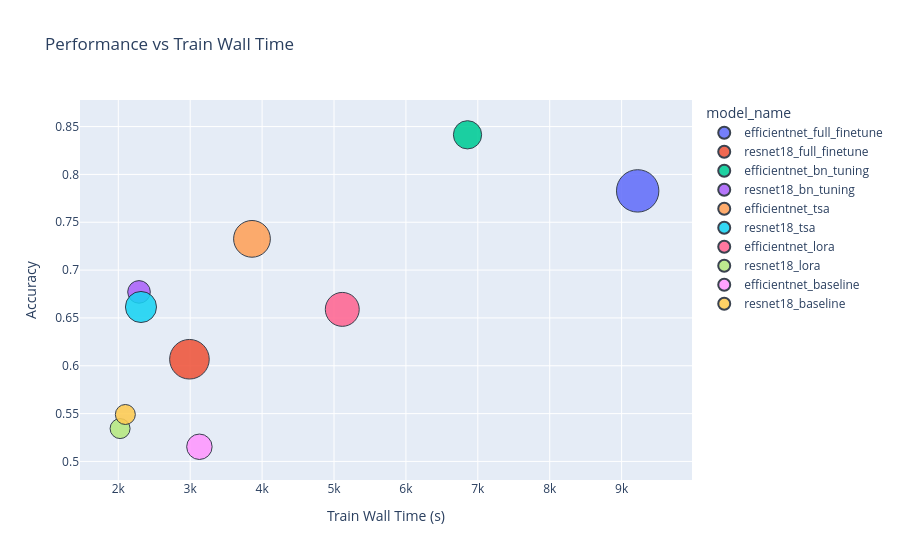
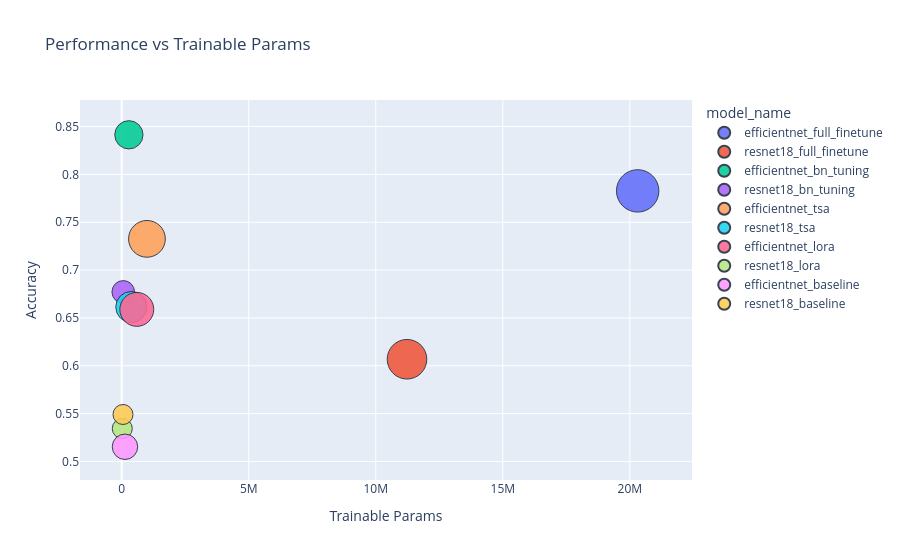
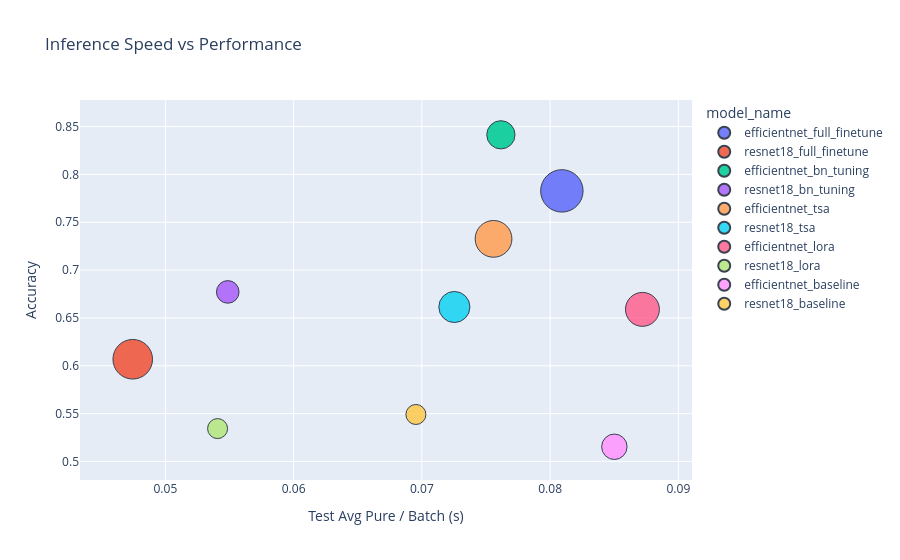

Write notebook code for charts like these, in order.
### Markdown cell above
## Step 5) Visualization: performance-efficiency trade-offs (workflow)

### Code cell
training_log_paths = [p for p in latest_df["training_run_log"].dropna().tolist() if Path(str(p)).exists()]
_ = plot_efficiency_compare_interactive(training_log_paths)

### Figure 1 — Plotly figure (JSON) as saved in the notebook; plotly's stock layout.template omitted (floating-point values rounded to 4 significant figures)
{"data": [{"customdata": [[20306869, "C:\\Users\\18447\\DATA586Project\\checkpoints\\efficientnet_full_finetune\\_run_logs\\20260407T135304Z_9eb42e86.json"]], "hovertemplate": "model_name=efficientnet_full_finetune<br>train_wall_time=%{x}<br>final_test_acc=%{y}<br>size_metric=%{marker.size}<br>trainable_params=%{customdata[0]}<br>log_path=%{customdata[1]}<extra></extra>", "legendgroup": "efficientnet_full_finetune", "marker": {"color": "#636efa", "line": {"color": "#1f2937", "width": 1}, "opacity": 0.88, "size": [900.0], "sizemin": 10, "sizemode": "area", "sizeref": 1, "symbol": "circle"}, "mode": "markers", "name": "efficientnet_full_finetune", "orientation": "v", "showlegend": true, "type": "scatter", "x": [9223.0], "xaxis": "x", "y": [0.7828], "yaxis": "y"}, {"customdata": [[11228325, "C:\\Users\\18447\\DATA586Project\\checkpoints\\resnet18_full_finetune\\_run_logs\\20260407T124159Z_6e49d5f1.json"]], "hovertemplate": "model_name=resnet18_full_finetune<br>train_wall_time=%{x}<br>final_test_acc=%{y}<br>size_metric=%{marker.size}<br>trainable_params=%{customdata[0]}<br>log_path=%{customdata[1]}<extra></extra>", "legendgroup": "resnet18_full_finetune", "marker": {"color": "#EF553B", "line": {"color": "#1f2937", "width": 1}, "opacity": 0.88, "size": [784.0], "sizemin": 10, "sizemode": "area", "sizeref": 1, "symbol": "circle"}, "mode": "markers", "name": "resnet18_full_finetune", "orientation": "v", "showlegend": true, "type": "scatter", "x": [2989.0], "xaxis": "x", "y": [0.6068], "yaxis": "y"}, {"customdata": [[283253, "C:\\Users\\18447\\DATA586Project\\checkpoints\\efficientnet_bn_tuning\\_run_logs\\20260407T102213Z_17b5cd93.json"]], "hovertemplate": "model_name=efficientnet_bn_tuning<br>train_wall_time=%{x}<br>final_test_acc=%{y}<br>size_metric=%{marker.size}<br>trainable_params=%{customdata[0]}<br>log_path=%{customdata[1]}<extra></extra>", "legendgroup": "efficientnet_bn_tuning", "marker": {"color": "#00cc96", "line": {"color": "#1f2937", "width": 1}, "opacity": 0.88, "size": [400.0], "sizemin": 10, "sizemode": "area", "sizeref": 1, "symbol": "circle"}, "mode": "markers", "name": "efficientnet_bn_tuning", "orientation": "v", "showlegend": true, "type": "scatter", "x": [6857.0], "xaxis": "x", "y": [0.8414], "yaxis": "y"}, {"customdata": [[61413, "C:\\Users\\18447\\DATA586Project\\checkpoints\\resnet18_bn_tuning\\_run_logs\\20260407T092120Z_3dd7bb99.json"]], "hovertemplate": "model_name=resnet18_bn_tuning<br>train_wall_time=%{x}<br>final_test_acc=%{y}<br>size_metric=%{marker.size}<br>trainable_params=%{customdata[0]}<br>log_path=%{customdata[1]}<extra></extra>", "legendgroup": "resnet18_bn_tuning", "marker": {"color": "#ab63fa", "line": {"color": "#1f2937", "width": 1}, "opacity": 0.88, "size": [256.0], "sizemin": 10, "sizemode": "area", "sizeref": 1, "symbol": "circle"}, "mode": "markers", "name": "resnet18_bn_tuning", "orientation": "v", "showlegend": true, "type": "scatter", "x": [2288.0], "xaxis": "x", "y": [0.6772], "yaxis": "y"}, {"customdata": [[994149, "C:\\Users\\18447\\DATA586Project\\checkpoints\\efficientnet_tsa\\_run_logs\\20260407T074954Z_4fabcaca.json"]], "hovertemplate": "model_name=efficientnet_tsa<br>train_wall_time=%{x}<br>final_test_acc=%{y}<br>size_metric=%{marker.size}<br>trainable_params=%{customdata[0]}<br>log_path=%{customdata[1]}<extra></extra>", "legendgroup": "efficientnet_tsa", "marker": {"color": "#FFA15A", "line": {"color": "#1f2937", "width": 1}, "opacity": 0.88, "size": [676.0], "sizemin": 10, "sizemode": "area", "sizeref": 1, "symbol": "circle"}, "mode": "markers", "name": "efficientnet_tsa", "orientation": "v", "showlegend": true, "type": "scatter", "x": [3859.0], "xaxis": "x", "y": [0.7326], "yaxis": "y"}, {"customdata": [[379493, "C:\\Users\\18447\\DATA586Project\\checkpoints\\resnet18_tsa\\_run_logs\\20260407T041207Z_0747f9ce.json"]], "hovertemplate": "model_name=resnet18_tsa<br>train_wall_time=%{x}<br>final_test_acc=%{y}<br>size_metric=%{marker.size}<br>trainable_params=%{customdata[0]}<br>log_path=%{customdata[1]}<extra></extra>", "legendgroup": "resnet18_tsa", "marker": {"color": "#19d3f3", "line": {"color": "#1f2937", "width": 1}, "opacity": 0.88, "size": [484.0], "sizemin": 10, "sizemode": "area", "sizeref": 1, "symbol": "circle"}, "mode": "markers", "name": "resnet18_tsa", "orientation": "v", "showlegend": true, "type": "scatter", "x": [2315.0], "xaxis": "x", "y": [0.6614], "yaxis": "y"}, {"customdata": [[594152, "C:\\Users\\18447\\DATA586Project\\checkpoints\\efficientnet_lora\\_run_logs\\20260407T021634Z_a7b83872.json"]], "hovertemplate": "model_name=efficientnet_lora<br>train_wall_time=%{x}<br>final_test_acc=%{y}<br>size_metric=%{marker.size}<br>trainable_params=%{customdata[0]}<br>log_path=%{customdata[1]}<extra></extra>", "legendgroup": "efficientnet_lora", "marker": {"color": "#FF6692", "line": {"color": "#1f2937", "width": 1}, "opacity": 0.88, "size": [576.0], "sizemin": 10, "sizemode": "area", "sizeref": 1, "symbol": "circle"}, "mode": "markers", "name": "efficientnet_lora", "orientation": "v", "showlegend": true, "type": "scatter", "x": [5115.0], "xaxis": "x", "y": [0.6589], "yaxis": "y"}, {"customdata": [[23336, "C:\\Users\\18447\\DATA586Project\\checkpoints\\resnet18_lora\\_run_logs\\20260407T011707Z_58828ac5.json"]], "hovertemplate": "model_name=resnet18_lora<br>train_wall_time=%{x}<br>final_test_acc=%{y}<br>size_metric=%{marker.size}<br>trainable_params=%{customdata[0]}<br>log_path=%{customdata[1]}<extra></extra>", "legendgroup": "resnet18_lora", "marker": {"color": "#B6E880", "line": {"color": "#1f2937", "width": 1}, "opacity": 0.88, "size": [144.0], "sizemin": 10, "sizemode": "area", "sizeref": 1, "symbol": "circle"}, "mode": "markers", "name": "resnet18_lora", "orientation": "v", "showlegend": true, "type": "scatter", "x": [2025.0], "xaxis": "x", "y": [0.5343], "yaxis": "y"}, {"customdata": [[129381, "C:\\Users\\18447\\DATA586Project\\checkpoints\\efficientnet_baseline\\_run_logs\\20260406T235539Z_29f3052c.json"]], "hovertemplate": "model_name=efficientnet_baseline<br>train_wall_time=%{x}<br>final_test_acc=%{y}<br>size_metric=%{marker.size}<br>trainable_params=%{customdata[0]}<br>log_path=%{customdata[1]}<extra></extra>", "legendgroup": "efficientnet_baseline", "marker": {"color": "#FF97FF", "line": {"color": "#1f2937", "width": 1}, "opacity": 0.88, "size": [324.0], "sizemin": 10, "sizemode": "area", "sizeref": 1, "symbol": "circle"}, "mode": "markers", "name": "efficientnet_baseline", "orientation": "v", "showlegend": true, "type": "scatter", "x": [3128.0], "xaxis": "x", "y": [0.5153], "yaxis": "y"}, {"customdata": [[51813, "C:\\Users\\18447\\DATA586Project\\checkpoints\\resnet18_baseline\\_run_logs\\20260406T225516Z_79cadc9a.json"]], "hovertemplate": "model_name=resnet18_baseline<br>train_wall_time=%{x}<br>final_test_acc=%{y}<br>size_metric=%{marker.size}<br>trainable_params=%{customdata[0]}<br>log_path=%{customdata[1]}<extra></extra>", "legendgroup": "resnet18_baseline", "marker": {"color": "#FECB52", "line": {"color": "#1f2937", "width": 1}, "opacity": 0.88, "size": [196.0], "sizemin": 10, "sizemode": "area", "sizeref": 1, "symbol": "circle"}, "mode": "markers", "name": "resnet18_baseline", "orientation": "v", "showlegend": true, "type": "scatter", "x": [2098.0], "xaxis": "x", "y": [0.5491], "yaxis": "y"}], "layout": {"legend": {"itemsizing": "constant", "title": {"text": "model_name"}, "tracegroupgap": 0}, "title": {"text": "Performance vs Train Wall Time"}, "xaxis": {"anchor": "y", "domain": [0, 1], "title": {"text": "Train Wall Time (s)"}}, "yaxis": {"anchor": "x", "domain": [0, 1], "title": {"text": "Accuracy"}}}}

### Figure 2 — Plotly figure (JSON) as saved in the notebook; plotly's stock layout.template omitted (floating-point values rounded to 4 significant figures)
{"data": [{"customdata": [["C:\\Users\\18447\\DATA586Project\\checkpoints\\efficientnet_full_finetune\\_run_logs\\20260407T135304Z_9eb42e86.json"]], "hovertemplate": "model_name=efficientnet_full_finetune<br>trainable_params=%{x}<br>final_test_acc=%{y}<br>size_metric=%{marker.size}<br>log_path=%{customdata[0]}<extra></extra>", "legendgroup": "efficientnet_full_finetune", "marker": {"color": "#636efa", "line": {"color": "#1f2937", "width": 1}, "opacity": 0.88, "size": [900.0], "sizemin": 10, "sizemode": "area", "sizeref": 1, "symbol": "circle"}, "mode": "markers", "name": "efficientnet_full_finetune", "orientation": "v", "showlegend": true, "type": "scatter", "x": [20306869], "xaxis": "x", "y": [0.7828], "yaxis": "y"}, {"customdata": [["C:\\Users\\18447\\DATA586Project\\checkpoints\\resnet18_full_finetune\\_run_logs\\20260407T124159Z_6e49d5f1.json"]], "hovertemplate": "model_name=resnet18_full_finetune<br>trainable_params=%{x}<br>final_test_acc=%{y}<br>size_metric=%{marker.size}<br>log_path=%{customdata[0]}<extra></extra>", "legendgroup": "resnet18_full_finetune", "marker": {"color": "#EF553B", "line": {"color": "#1f2937", "width": 1}, "opacity": 0.88, "size": [784.0], "sizemin": 10, "sizemode": "area", "sizeref": 1, "symbol": "circle"}, "mode": "markers", "name": "resnet18_full_finetune", "orientation": "v", "showlegend": true, "type": "scatter", "x": [11228325], "xaxis": "x", "y": [0.6068], "yaxis": "y"}, {"customdata": [["C:\\Users\\18447\\DATA586Project\\checkpoints\\efficientnet_bn_tuning\\_run_logs\\20260407T102213Z_17b5cd93.json"]], "hovertemplate": "model_name=efficientnet_bn_tuning<br>trainable_params=%{x}<br>final_test_acc=%{y}<br>size_metric=%{marker.size}<br>log_path=%{customdata[0]}<extra></extra>", "legendgroup": "efficientnet_bn_tuning", "marker": {"color": "#00cc96", "line": {"color": "#1f2937", "width": 1}, "opacity": 0.88, "size": [400.0], "sizemin": 10, "sizemode": "area", "sizeref": 1, "symbol": "circle"}, "mode": "markers", "name": "efficientnet_bn_tuning", "orientation": "v", "showlegend": true, "type": "scatter", "x": [283253], "xaxis": "x", "y": [0.8414], "yaxis": "y"}, {"customdata": [["C:\\Users\\18447\\DATA586Project\\checkpoints\\resnet18_bn_tuning\\_run_logs\\20260407T092120Z_3dd7bb99.json"]], "hovertemplate": "model_name=resnet18_bn_tuning<br>trainable_params=%{x}<br>final_test_acc=%{y}<br>size_metric=%{marker.size}<br>log_path=%{customdata[0]}<extra></extra>", "legendgroup": "resnet18_bn_tuning", "marker": {"color": "#ab63fa", "line": {"color": "#1f2937", "width": 1}, "opacity": 0.88, "size": [256.0], "sizemin": 10, "sizemode": "area", "sizeref": 1, "symbol": "circle"}, "mode": "markers", "name": "resnet18_bn_tuning", "orientation": "v", "showlegend": true, "type": "scatter", "x": [61413], "xaxis": "x", "y": [0.6772], "yaxis": "y"}, {"customdata": [["C:\\Users\\18447\\DATA586Project\\checkpoints\\efficientnet_tsa\\_run_logs\\20260407T074954Z_4fabcaca.json"]], "hovertemplate": "model_name=efficientnet_tsa<br>trainable_params=%{x}<br>final_test_acc=%{y}<br>size_metric=%{marker.size}<br>log_path=%{customdata[0]}<extra></extra>", "legendgroup": "efficientnet_tsa", "marker": {"color": "#FFA15A", "line": {"color": "#1f2937", "width": 1}, "opacity": 0.88, "size": [676.0], "sizemin": 10, "sizemode": "area", "sizeref": 1, "symbol": "circle"}, "mode": "markers", "name": "efficientnet_tsa", "orientation": "v", "showlegend": true, "type": "scatter", "x": [994149], "xaxis": "x", "y": [0.7326], "yaxis": "y"}, {"customdata": [["C:\\Users\\18447\\DATA586Project\\checkpoints\\resnet18_tsa\\_run_logs\\20260407T041207Z_0747f9ce.json"]], "hovertemplate": "model_name=resnet18_tsa<br>trainable_params=%{x}<br>final_test_acc=%{y}<br>size_metric=%{marker.size}<br>log_path=%{customdata[0]}<extra></extra>", "legendgroup": "resnet18_tsa", "marker": {"color": "#19d3f3", "line": {"color": "#1f2937", "width": 1}, "opacity": 0.88, "size": [484.0], "sizemin": 10, "sizemode": "area", "sizeref": 1, "symbol": "circle"}, "mode": "markers", "name": "resnet18_tsa", "orientation": "v", "showlegend": true, "type": "scatter", "x": [379493], "xaxis": "x", "y": [0.6614], "yaxis": "y"}, {"customdata": [["C:\\Users\\18447\\DATA586Project\\checkpoints\\efficientnet_lora\\_run_logs\\20260407T021634Z_a7b83872.json"]], "hovertemplate": "model_name=efficientnet_lora<br>trainable_params=%{x}<br>final_test_acc=%{y}<br>size_metric=%{marker.size}<br>log_path=%{customdata[0]}<extra></extra>", "legendgroup": "efficientnet_lora", "marker": {"color": "#FF6692", "line": {"color": "#1f2937", "width": 1}, "opacity": 0.88, "size": [576.0], "sizemin": 10, "sizemode": "area", "sizeref": 1, "symbol": "circle"}, "mode": "markers", "name": "efficientnet_lora", "orientation": "v", "showlegend": true, "type": "scatter", "x": [594152], "xaxis": "x", "y": [0.6589], "yaxis": "y"}, {"customdata": [["C:\\Users\\18447\\DATA586Project\\checkpoints\\resnet18_lora\\_run_logs\\20260407T011707Z_58828ac5.json"]], "hovertemplate": "model_name=resnet18_lora<br>trainable_params=%{x}<br>final_test_acc=%{y}<br>size_metric=%{marker.size}<br>log_path=%{customdata[0]}<extra></extra>", "legendgroup": "resnet18_lora", "marker": {"color": "#B6E880", "line": {"color": "#1f2937", "width": 1}, "opacity": 0.88, "size": [144.0], "sizemin": 10, "sizemode": "area", "sizeref": 1, "symbol": "circle"}, "mode": "markers", "name": "resnet18_lora", "orientation": "v", "showlegend": true, "type": "scatter", "x": [23336], "xaxis": "x", "y": [0.5343], "yaxis": "y"}, {"customdata": [["C:\\Users\\18447\\DATA586Project\\checkpoints\\efficientnet_baseline\\_run_logs\\20260406T235539Z_29f3052c.json"]], "hovertemplate": "model_name=efficientnet_baseline<br>trainable_params=%{x}<br>final_test_acc=%{y}<br>size_metric=%{marker.size}<br>log_path=%{customdata[0]}<extra></extra>", "legendgroup": "efficientnet_baseline", "marker": {"color": "#FF97FF", "line": {"color": "#1f2937", "width": 1}, "opacity": 0.88, "size": [324.0], "sizemin": 10, "sizemode": "area", "sizeref": 1, "symbol": "circle"}, "mode": "markers", "name": "efficientnet_baseline", "orientation": "v", "showlegend": true, "type": "scatter", "x": [129381], "xaxis": "x", "y": [0.5153], "yaxis": "y"}, {"customdata": [["C:\\Users\\18447\\DATA586Project\\checkpoints\\resnet18_baseline\\_run_logs\\20260406T225516Z_79cadc9a.json"]], "hovertemplate": "model_name=resnet18_baseline<br>trainable_params=%{x}<br>final_test_acc=%{y}<br>size_metric=%{marker.size}<br>log_path=%{customdata[0]}<extra></extra>", "legendgroup": "resnet18_baseline", "marker": {"color": "#FECB52", "line": {"color": "#1f2937", "width": 1}, "opacity": 0.88, "size": [196.0], "sizemin": 10, "sizemode": "area", "sizeref": 1, "symbol": "circle"}, "mode": "markers", "name": "resnet18_baseline", "orientation": "v", "showlegend": true, "type": "scatter", "x": [51813], "xaxis": "x", "y": [0.5491], "yaxis": "y"}], "layout": {"legend": {"itemsizing": "constant", "title": {"text": "model_name"}, "tracegroupgap": 0}, "title": {"text": "Performance vs Trainable Params"}, "xaxis": {"anchor": "y", "domain": [0, 1], "title": {"text": "Trainable Params"}}, "yaxis": {"anchor": "x", "domain": [0, 1], "title": {"text": "Accuracy"}}}}

### Figure 3 — Plotly figure (JSON) as saved in the notebook; plotly's stock layout.template omitted (floating-point values rounded to 4 significant figures)
{"data": [{"customdata": [[20306869, "C:\\Users\\18447\\DATA586Project\\checkpoints\\efficientnet_full_finetune\\_run_logs\\20260407T135304Z_9eb42e86.json"]], "hovertemplate": "model_name=efficientnet_full_finetune<br>test_avg_pure_per_batch=%{x}<br>final_test_acc=%{y}<br>size_metric=%{marker.size}<br>trainable_params=%{customdata[0]}<br>log_path=%{customdata[1]}<extra></extra>", "legendgroup": "efficientnet_full_finetune", "marker": {"color": "#636efa", "line": {"color": "#1f2937", "width": 1}, "opacity": 0.88, "size": [900.0], "sizemin": 10, "sizemode": "area", "sizeref": 1, "symbol": "circle"}, "mode": "markers", "name": "efficientnet_full_finetune", "orientation": "v", "showlegend": true, "type": "scatter", "x": [0.08092], "xaxis": "x", "y": [0.7828], "yaxis": "y"}, {"customdata": [[11228325, "C:\\Users\\18447\\DATA586Project\\checkpoints\\resnet18_full_finetune\\_run_logs\\20260407T124159Z_6e49d5f1.json"]], "hovertemplate": "model_name=resnet18_full_finetune<br>test_avg_pure_per_batch=%{x}<br>final_test_acc=%{y}<br>size_metric=%{marker.size}<br>trainable_params=%{customdata[0]}<br>log_path=%{customdata[1]}<extra></extra>", "legendgroup": "resnet18_full_finetune", "marker": {"color": "#EF553B", "line": {"color": "#1f2937", "width": 1}, "opacity": 0.88, "size": [784.0], "sizemin": 10, "sizemode": "area", "sizeref": 1, "symbol": "circle"}, "mode": "markers", "name": "resnet18_full_finetune", "orientation": "v", "showlegend": true, "type": "scatter", "x": [0.04745], "xaxis": "x", "y": [0.6068], "yaxis": "y"}, {"customdata": [[283253, "C:\\Users\\18447\\DATA586Project\\checkpoints\\efficientnet_bn_tuning\\_run_logs\\20260407T102213Z_17b5cd93.json"]], "hovertemplate": "model_name=efficientnet_bn_tuning<br>test_avg_pure_per_batch=%{x}<br>final_test_acc=%{y}<br>size_metric=%{marker.size}<br>trainable_params=%{customdata[0]}<br>log_path=%{customdata[1]}<extra></extra>", "legendgroup": "efficientnet_bn_tuning", "marker": {"color": "#00cc96", "line": {"color": "#1f2937", "width": 1}, "opacity": 0.88, "size": [400.0], "sizemin": 10, "sizemode": "area", "sizeref": 1, "symbol": "circle"}, "mode": "markers", "name": "efficientnet_bn_tuning", "orientation": "v", "showlegend": true, "type": "scatter", "x": [0.07616], "xaxis": "x", "y": [0.8414], "yaxis": "y"}, {"customdata": [[61413, "C:\\Users\\18447\\DATA586Project\\checkpoints\\resnet18_bn_tuning\\_run_logs\\20260407T092120Z_3dd7bb99.json"]], "hovertemplate": "model_name=resnet18_bn_tuning<br>test_avg_pure_per_batch=%{x}<br>final_test_acc=%{y}<br>size_metric=%{marker.size}<br>trainable_params=%{customdata[0]}<br>log_path=%{customdata[1]}<extra></extra>", "legendgroup": "resnet18_bn_tuning", "marker": {"color": "#ab63fa", "line": {"color": "#1f2937", "width": 1}, "opacity": 0.88, "size": [256.0], "sizemin": 10, "sizemode": "area", "sizeref": 1, "symbol": "circle"}, "mode": "markers", "name": "resnet18_bn_tuning", "orientation": "v", "showlegend": true, "type": "scatter", "x": [0.05486], "xaxis": "x", "y": [0.6772], "yaxis": "y"}, {"customdata": [[994149, "C:\\Users\\18447\\DATA586Project\\checkpoints\\efficientnet_tsa\\_run_logs\\20260407T074954Z_4fabcaca.json"]], "hovertemplate": "model_name=efficientnet_tsa<br>test_avg_pure_per_batch=%{x}<br>final_test_acc=%{y}<br>size_metric=%{marker.size}<br>trainable_params=%{customdata[0]}<br>log_path=%{customdata[1]}<extra></extra>", "legendgroup": "efficientnet_tsa", "marker": {"color": "#FFA15A", "line": {"color": "#1f2937", "width": 1}, "opacity": 0.88, "size": [676.0], "sizemin": 10, "sizemode": "area", "sizeref": 1, "symbol": "circle"}, "mode": "markers", "name": "efficientnet_tsa", "orientation": "v", "showlegend": true, "type": "scatter", "x": [0.07559], "xaxis": "x", "y": [0.7326], "yaxis": "y"}, {"customdata": [[379493, "C:\\Users\\18447\\DATA586Project\\checkpoints\\resnet18_tsa\\_run_logs\\20260407T041207Z_0747f9ce.json"]], "hovertemplate": "model_name=resnet18_tsa<br>test_avg_pure_per_batch=%{x}<br>final_test_acc=%{y}<br>size_metric=%{marker.size}<br>trainable_params=%{customdata[0]}<br>log_path=%{customdata[1]}<extra></extra>", "legendgroup": "resnet18_tsa", "marker": {"color": "#19d3f3", "line": {"color": "#1f2937", "width": 1}, "opacity": 0.88, "size": [484.0], "sizemin": 10, "sizemode": "area", "sizeref": 1, "symbol": "circle"}, "mode": "markers", "name": "resnet18_tsa", "orientation": "v", "showlegend": true, "type": "scatter", "x": [0.07253], "xaxis": "x", "y": [0.6614], "yaxis": "y"}, {"customdata": [[594152, "C:\\Users\\18447\\DATA586Project\\checkpoints\\efficientnet_lora\\_run_logs\\20260407T021634Z_a7b83872.json"]], "hovertemplate": "model_name=efficientnet_lora<br>test_avg_pure_per_batch=%{x}<br>final_test_acc=%{y}<br>size_metric=%{marker.size}<br>trainable_params=%{customdata[0]}<br>log_path=%{customdata[1]}<extra></extra>", "legendgroup": "efficientnet_lora", "marker": {"color": "#FF6692", "line": {"color": "#1f2937", "width": 1}, "opacity": 0.88, "size": [576.0], "sizemin": 10, "sizemode": "area", "sizeref": 1, "symbol": "circle"}, "mode": "markers", "name": "efficientnet_lora", "orientation": "v", "showlegend": true, "type": "scatter", "x": [0.0872], "xaxis": "x", "y": [0.6589], "yaxis": "y"}, {"customdata": [[23336, "C:\\Users\\18447\\DATA586Project\\checkpoints\\resnet18_lora\\_run_logs\\20260407T011707Z_58828ac5.json"]], "hovertemplate": "model_name=resnet18_lora<br>test_avg_pure_per_batch=%{x}<br>final_test_acc=%{y}<br>size_metric=%{marker.size}<br>trainable_params=%{customdata[0]}<br>log_path=%{customdata[1]}<extra></extra>", "legendgroup": "resnet18_lora", "marker": {"color": "#B6E880", "line": {"color": "#1f2937", "width": 1}, "opacity": 0.88, "size": [144.0], "sizemin": 10, "sizemode": "area", "sizeref": 1, "symbol": "circle"}, "mode": "markers", "name": "resnet18_lora", "orientation": "v", "showlegend": true, "type": "scatter", "x": [0.05407], "xaxis": "x", "y": [0.5343], "yaxis": "y"}, {"customdata": [[129381, "C:\\Users\\18447\\DATA586Project\\checkpoints\\efficientnet_baseline\\_run_logs\\20260406T235539Z_29f3052c.json"]], "hovertemplate": "model_name=efficientnet_baseline<br>test_avg_pure_per_batch=%{x}<br>final_test_acc=%{y}<br>size_metric=%{marker.size}<br>trainable_params=%{customdata[0]}<br>log_path=%{customdata[1]}<extra></extra>", "legendgroup": "efficientnet_baseline", "marker": {"color": "#FF97FF", "line": {"color": "#1f2937", "width": 1}, "opacity": 0.88, "size": [324.0], "sizemin": 10, "sizemode": "area", "sizeref": 1, "symbol": "circle"}, "mode": "markers", "name": "efficientnet_baseline", "orientation": "v", "showlegend": true, "type": "scatter", "x": [0.08501], "xaxis": "x", "y": [0.5153], "yaxis": "y"}, {"customdata": [[51813, "C:\\Users\\18447\\DATA586Project\\checkpoints\\resnet18_baseline\\_run_logs\\20260406T225516Z_79cadc9a.json"]], "hovertemplate": "model_name=resnet18_baseline<br>test_avg_pure_per_batch=%{x}<br>final_test_acc=%{y}<br>size_metric=%{marker.size}<br>trainable_params=%{customdata[0]}<br>log_path=%{customdata[1]}<extra></extra>", "legendgroup": "resnet18_baseline", "marker": {"color": "#FECB52", "line": {"color": "#1f2937", "width": 1}, "opacity": 0.88, "size": [196.0], "sizemin": 10, "sizemode": "area", "sizeref": 1, "symbol": "circle"}, "mode": "markers", "name": "resnet18_baseline", "orientation": "v", "showlegend": true, "type": "scatter", "x": [0.06953], "xaxis": "x", "y": [0.5491], "yaxis": "y"}], "layout": {"legend": {"itemsizing": "constant", "title": {"text": "model_name"}, "tracegroupgap": 0}, "title": {"text": "Inference Speed vs Performance"}, "xaxis": {"anchor": "y", "domain": [0, 1], "title": {"text": "Test Avg Pure / Batch (s)"}}, "yaxis": {"anchor": "x", "domain": [0, 1], "title": {"text": "Accuracy"}}}}
